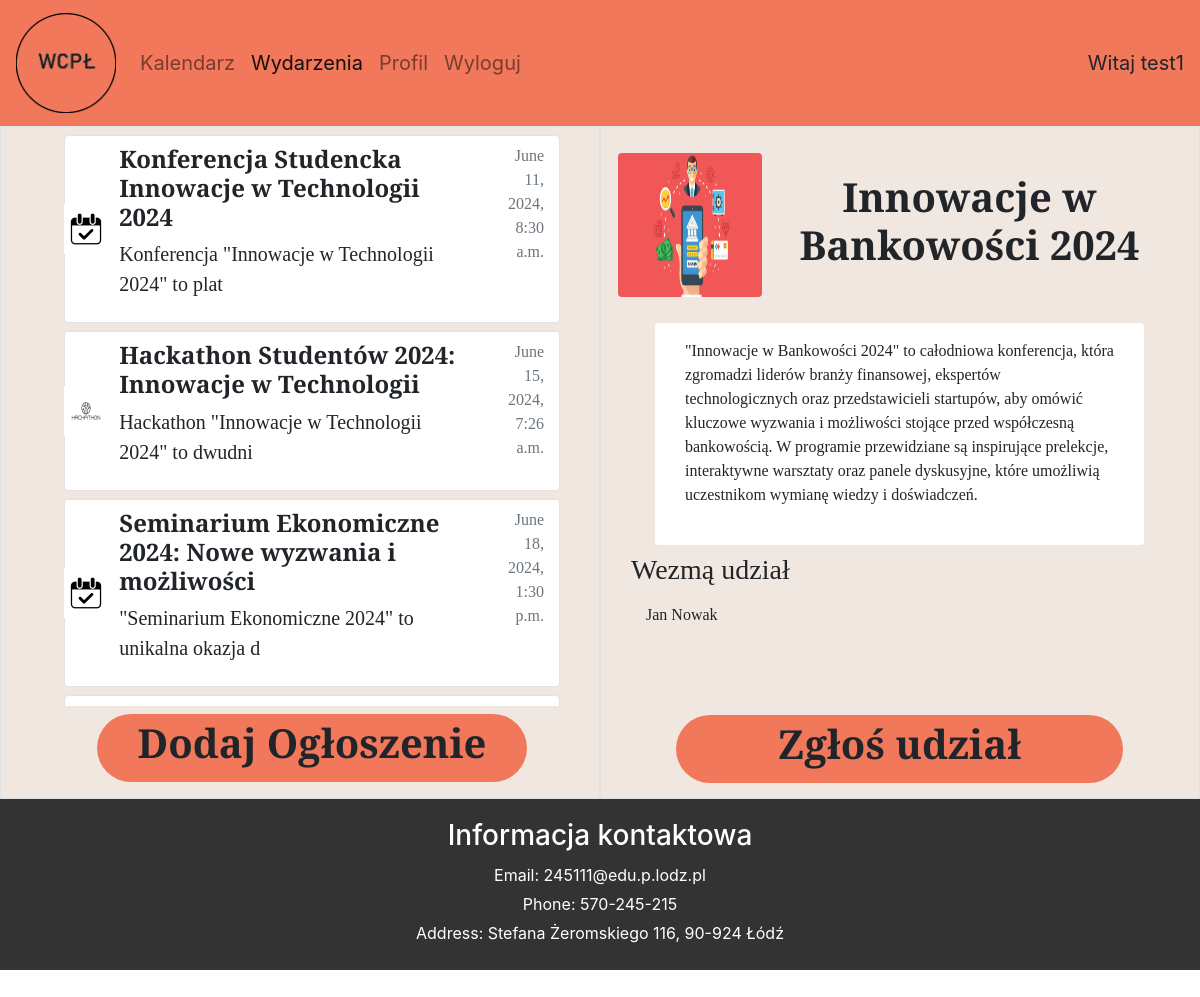
The app's page /events/25 (signed in) with its own data.
### main/models.py (models this page shows, shortened)
class Event(models.Model):
    picture = models.ImageField(default='default.jpg', upload_to='event_pics')
    author = models.ForeignKey(User, on_delete=models.CASCADE)
    users = models.ManyToManyField(User, related_name="users_list", blank=True)
    addDate = models.DateTimeField(default=timezone.now)
    startDate = models.DateTimeField(default=timezone.now)
    endDate = models.DateTimeField(default=timezone.now)
    title = models.CharField(max_length=100)
    description = models.CharField(max_length=620)
    accepted = models.IntegerField(default=0)
    class Meta:
        ordering = ['startDate']

class Profile(models.Model):
    USER_TYPE_CHOICES = (
        ('student', 'Student'),
        ('firm', 'Firm'),
    )
    user = models.OneToOneField(User, on_delete=models.CASCADE)
    user_type = models.CharField(max_length=10, choices=USER_TYPE_CHOICES, default='student')
    picture = models.ImageField(default='user_icon.png', upload_to='profile_pictures')
    phone_number = models.CharField(max_length=20, null=True, blank=True)
    faculty = models.CharField(max_length=40, null=True, blank=True)
    course = models.CharField(max_length=50, null=True, blank=True)
    semester = models.IntegerField(null=True, validators=[MinValueValidator(1), MaxValueValidator(7)], blank=True)
    nameFirm = models.CharField(max_length=50, default='Nokia', null=True, blank=True)
    website = models.CharField(max_length=100, default='https://www.nokia.com/', null=True, blank=True)
    bio = models.TextField(blank=True)

### main/views.py (the view)
# urls.py: path('events/<int:id>', views.eventsInfo, name='events-info'),
@login_required
def eventsInfo(request, id):
    currentEvent = get_object_or_404(Event, id=id)
    currentUser = request.user
    profiles = []
    for user in currentEvent.users.all():
        profile = Profile.objects.get(user=user)
        profiles.append(profile)
    isFound = False
    for user in currentEvent.users.all():
        if user.username == currentUser.username:
            isFound = True
    if request.method == 'POST':
        form = ParticipationForm(request.POST)
        if currentUser.username != 'admin':
            if isFound:
                currentEvent.users.remove(currentUser)
            else:
                currentEvent.users.add(currentUser)
            currentEvent.save()
        return redirect('events-info', id=id)
    else:
        form = ParticipationForm()
    context = {
        'events': Event.objects.all(),
        'currentEvent': currentEvent,
        'currentUser': currentUser,
        'profiles': profiles,
        'ifParticipates': isFound,
        'form': form
    }
    return render(request, "main/events_info.html", context)

### main/templates/main/events_info.html (shortened to what this page needs)
{% extends "main/events_search.html" %}
{% load static %}
{% block event %}
<div class="row px-1 justify-content-center align-items-center" style="min-height: 180px;">
    <div class="col-md-3 col-sm-12">
        <div class="d-flex justify-content-center align-items-center">
            <img class="rounded" src="{{ currentEvent.picture.url }}" alt="event-icon" style="width: 144px;height: 144px;">
        </div>
    </div>
    <div class="col-md-9 col-sm-12">
        <div class="container text-center">
            <h1 class="fw-bold">{{ currentEvent.title }}</h1>
        </div>
    </div>
</div>
<div class="row mx-4 my-2 py-3 rounded bg-white" style="min-height: 222px;">
    <div class="col-md-12">
        <div class="container">
            {{ currentEvent.description }}
        </div>
    </div>
</div>
<h3>Wezmą udział</h3>
<div class="container">
    <ul class="navbar-nav mr-auto">
        <li class="nav-item">
            <div class="row" style="min-height: 120px;">
                {% for profile in profiles|slice:":12" %}
                <div class="col-md-3">
                    <a class="nav-link" href="{% url 'profile-home'  profile.user.username %}" style="color: inherit;">
                        {% if profile.user_type == 'student' %}
                        {{ profile.user.first_name }} {{ profile.user.last_name }}
                        {% else %}
                        {{ profile.nameFirm }}
                        {% endif %}
                    </a>
                </div>
                {% endfor %}
            </div>
        </li>
    </ul>
</div>
<div class="row px-5">
    {% if currentEvent.author == currentUser %}
    <div class="container">
        <a class="col-md-12 btn pt-1 rounded-pill text-center" href="{% url 'events-edit' currentEvent.id %}" style="background-color: #F2785C">
            <h1 class="fw-bold">Edytuj wydarzenie</h1>
        </a>
    </div>
    {% else %}
    <form method="POST">
        <button class="col-md-12 btn pt-1 rounded-pill text-center" type="submit" style="background-color: #F2785C">
            {% if ifParticipates %}
            <h1 class="fw-bold">Wypisz się</h1>
            {% else %}
            <h1 class="fw-bold">Zgłoś udział</h1>
            {% endif %}
        </button>
    </form>
    {% endif %}
</div>
{% endblock event %}

### main/templates/main/events_search.html (shortened to what this page needs)
{% extends "main/base.html" %}
{% load static %}
{% block events_activate %}
active
{% endblock events_activate %}
{% block content %}
<div class="container-fluid" style="background-color: #F1E7E1; font-family:Bree Serif">
    <div class="row">
        <div class="col-md-6 col-sm-12 py-2 ps-5 pe-4 border">
            <div class="container mb-2">
                <div class="container-fluid" style="height: 571px; max-height: 571px; overflow-y: scroll;">
                    {% for event in events %}
                    {% if event.accepted %}
                    <div class="row rounded border border-5 mb-2 bg-white">
                        <div class="col-md-1">
                            <div class="d-flex justify-content-center align-items-center" style="height: 100%;width: 100%;">
                                <img class="rounded" src="{{ event.picture.url }}" alt="event-icon" style="width: 50px; height: 50px;">
                            </div>
                        </div>
                        <a class="col-md-9 btn pt-2 text-start" href="{% url 'events-info' event.id %}">
                            <h4 class="fw-bold">{{ event.title }}</h4>
                            <p class="fs-5">{{ event.description|slice:":50" }}</p>
                        </a>
                        <div class="col-md-2 text-end pt-2 text-muted">
                            {{ event.startDate }}
                        </div>
                    </div>
                    {% endif %}
                    {% endfor %}
                </div>
                <div class="row px-5 mt-2">
                    <a class="col-md-12 btn pt-1 rounded-pill text-center" href="{% url 'events-add' %}" style="background-color: #F2785C">
                        <h1 class="fw-bold">Dodaj Ogłoszenie</h1>
                    </a>
                </div>
            </div>
        </div>
        <div class="col-md-6 col-sm-12 py-2 pe-3 border">
            <div class="container">
                {% block event %}{% endblock %}
            </div>
        </div>
    </div>
</div>
{% endblock content %}

### main/templates/main/base.html (shortened to what this page needs)
{% load static %}
<!DOCTYPE html>
<html>
    <head>
        <link rel="stylesheet" href="{% static 'main/main.css' %}">
        <link href="https://cdn.jsdelivr.net/npm/bootstrap@5.0.2/dist/css/bootstrap.min.css" rel="stylesheet">
        <link rel="stylesheet" href="https://stackpath.bootstrapcdn.com/bootstrap/4.5.2/css/bootstrap.min.css">
        <link rel="stylesheet" href="https://cdn.jsdelivr.net/npm/bootstrap-icons@1.11.3/font/bootstrap-icons.min.css">
    </head>
    <body>
        <nav class="navbar navbar-expand-lg navbar-light">
            <a class="navbar-brand" href="#">
                <img src="{% static 'main/logo.png' %}" alt="logo" style="width: 100px;height: 100px;">
            </a>
            <div class="collapse navbar-collapse" id="navbarSupportedContent">
              <ul class="navbar-nav mr-auto">
                {% if user.is_authenticated %}
                <li class="nav-item">
                  <a class="nav-link {% block calendar_activate %}{% endblock %}" href="{% url 'calendar' %}">Kalendarz</a>
                </li>
                <li class="nav-item">
                  <a class="nav-link {% block events_activate %}{% endblock %}" href="{% url 'events-search' %}">Wydarzenia</a>
                </li>
                <li class="nav-item">
                    <a class="nav-link {% block profile_activate %}{% endblock %}" href="{% url 'profile-home' user.username %}">Profil</a>
                </li>
                <li class="nav-item">
                    <a class="nav-link" href="{% url 'logout' %}">Wyloguj</a>
                </li>
                {% endif %}
              </ul>
              {% if user.is_authenticated %}
              <span class="span-text">
                Witaj {{ user.username }}
              </span>
              {% endif %}
            </div>
        </nav>
        {% block content %}{% endblock %}
    </body>
    <footer>
        <div class="footer-container">
            <div class="contact-info">
                <h3>Informacja kontaktowa</h3>
                <p>Email: 245111@edu.p.lodz.pl</p>
                <p>Phone: 570-245-215</p>
                <p>Address:  Stefana Żeromskiego 116, 90-924 Łódź</p>
            </div>
        </div>
    </footer>
</html>

### main/static/main/main.css (style rules this page uses)
body { background-color: rgba(241, 231, 225, 1); overflow-x: hidden; font-family: "Bree Serif"; font-size: 20px; margin: 0; }
.navbar { background-color: #F2785C; font-size: 20px; }
footer { background-color: #333; color: #fff; padding: 20px; width: 100%; bottom: 0; }
.footer-container { margin: 0 auto; }
.contact-info { text-align: center; }
.contact-info h3 { margin-bottom: 10px; }
.contact-info p { margin: 5px 0; }

### records on screen
Event: picture (placeholder picture), title "Konferencja Studencka Innowacje w Technologii 2024", description "Konferencja \"Innowacje w Technologii 2024\" to plat", startDate "June 11, 2024, 8:30 a.m."
Event: picture (picture), title "Hackathon Studentów 2024: Innowacje w Technologii", description "Hackathon \"Innowacje w Technologii 2024\" to dwudni", startDate "June 15, 2024, 7:26 a.m."
Event: picture (placeholder picture), title "Seminarium Ekonomiczne 2024: Nowe wyzwania i możliwości", description "\"Seminarium Ekonomiczne 2024\" to unikalna okazja d", startDate "June 18, 2024, 1:30 p.m."
Event: picture (picture), title "Innowacje w Bankowości 2024", description "\"Innowacje w Bankowości 2024\" to całodniowa konferencja, która zgromadzi liderów branży finansowej, ekspertów technologicznych oraz przedstawicieli startupów, aby omówić kluczowe wyzwania i możliwości stojące przed współczesną bankowością. W programie przewidziane są inspirujące prelekcje, interaktywne warsztaty oraz panele dyskusyjne, które umożliwią uczestnikom wymianę wiedzy i doświadczeń."
Profile: user.first_name "Jan", user.last_name "Nowak"

### other values on screen
{{ user.username }} "test1"
